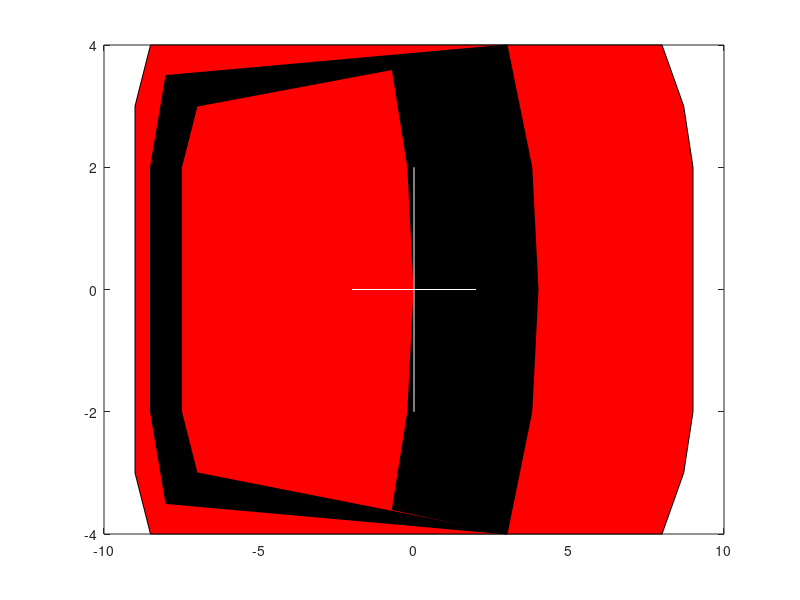

Write MATLAB code to recreate this figure. (Note: this script raises an error after producing the figure.)
function veh=plotveh(xc,yc,a,width,length,color)
if nargin < 1, xc=0; end;
if nargin < 2, yc=0; end;
if nargin < 3, a=0; end;
if nargin < 4, width=2; end;
if nargin < 5, length=4.5; end;
if nargin < 6, color='r'; end;

veh=hgtransform;

x=[-9,-8.5, 8, 8.7, 9, 9, 8.7, 8,-8.5,-9,-9];
y=[-3,-4,  -4,-3,  -2, 2, 3,   4, 4,   3,-3];
fill(x,y,color,'EdgeColor','k','Parent',veh);

x=[3,3.8,4,3.8,3,-8, -8.5,-8.5,-8,   3,-7,-7.5,-7.5,-7,-0.7,-0.2,0,-0.2,-0.7,  3];
y=[-4,-2,0,2,  4,3.5, 2,  -2,  -3.5,-4,-3,  -2,   2,3,3.6,  2,0,  -2,-3.6,-4];
fill(x,y,'k','EdgeColor','k','Parent',veh);

plot([-2 2],[0 0],'w','Parent',veh);
plot([0 0],[-2 2],'w','Parent',veh);

s=width/8;
set(veh,'Matrix', makehgtform('scale',s)*makehgtform('translate',xc/s,yc/s,0)*makehgtform('zrotate',a));
if ~nargout
    grid on;
    xlim([-1 1]*length/2); ylim([-1 1]*width/2);   
    set(gca,'Units','pixels');
    p=get(gca,'Position'); 
    p(4)=p(3)*width/length;    % keep realistic aspect ratio
    set(gca,'Position',p,'XTick',[],'YTick',[],'Box','off','Visible','off');
end

%%%%%%%%%%%%%%%%%%%%%%%%%%%%%%%%%%%%%%%%%%%%%%%%%%%%%%%%%%%%%%%%%%%%%%%%%%%
%   Created by Nikolce Murgovski, 2015-10.
%   nikolce.murgovski@chalmers.se